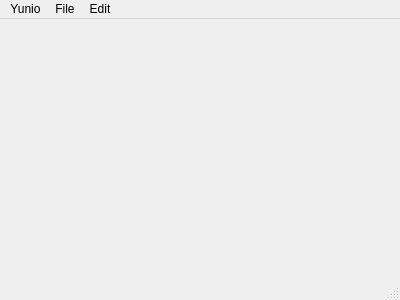
<?xml version="1.0" encoding="UTF-8"?>
<ui version="4.0">
 <class>MainWindow</class>
 <widget class="QMainWindow" name="MainWindow">
  <property name="geometry">
   <rect>
    <x>0</x>
    <y>0</y>
    <width>400</width>
    <height>300</height>
   </rect>
  </property>
  <property name="windowTitle">
   <string>MainWindow</string>
  </property>
  <widget class="QWidget" name="centralWidget"/>
  <widget class="QMenuBar" name="menuBar">
   <property name="geometry">
    <rect>
     <x>0</x>
     <y>0</y>
     <width>400</width>
     <height>25</height>
    </rect>
   </property>
   <widget class="QMenu" name="menuYunio">
    <property name="title">
     <string>Yunio</string>
    </property>
    <addaction name="separator"/>
    <addaction name="action1"/>
    <addaction name="action2"/>
    <addaction name="separator"/>
    <addaction name="action3"/>
    <addaction name="action4"/>
   </widget>
   <widget class="QMenu" name="menuFile">
    <property name="title">
     <string>File</string>
    </property>
    <addaction name="action1_2"/>
    <addaction name="action2_2"/>
   </widget>
   <widget class="QMenu" name="menuEdit">
    <property name="title">
     <string>Edit</string>
    </property>
    <addaction name="action1_3"/>
    <addaction name="action2_3"/>
    <addaction name="action3_2"/>
   </widget>
   <addaction name="menuYunio"/>
   <addaction name="menuFile"/>
   <addaction name="menuEdit"/>
  </widget>
  <widget class="QStatusBar" name="statusBar"/>
  <action name="action1">
   <property name="text">
    <string>1</string>
   </property>
  </action>
  <action name="action2">
   <property name="text">
    <string>2</string>
   </property>
  </action>
  <action name="action3">
   <property name="text">
    <string>3</string>
   </property>
  </action>
  <action name="action4">
   <property name="text">
    <string>4</string>
   </property>
  </action>
  <action name="action1_2">
   <property name="text">
    <string>1</string>
   </property>
  </action>
  <action name="action2_2">
   <property name="text">
    <string>2</string>
   </property>
  </action>
  <action name="action1_3">
   <property name="text">
    <string>1</string>
   </property>
  </action>
  <action name="action2_3">
   <property name="text">
    <string>2</string>
   </property>
  </action>
  <action name="action3_2">
   <property name="text">
    <string>3</string>
   </property>
  </action>
 </widget>
 <layoutdefault spacing="6" margin="11"/>
 <resources/>
 <connections/>
</ui>
